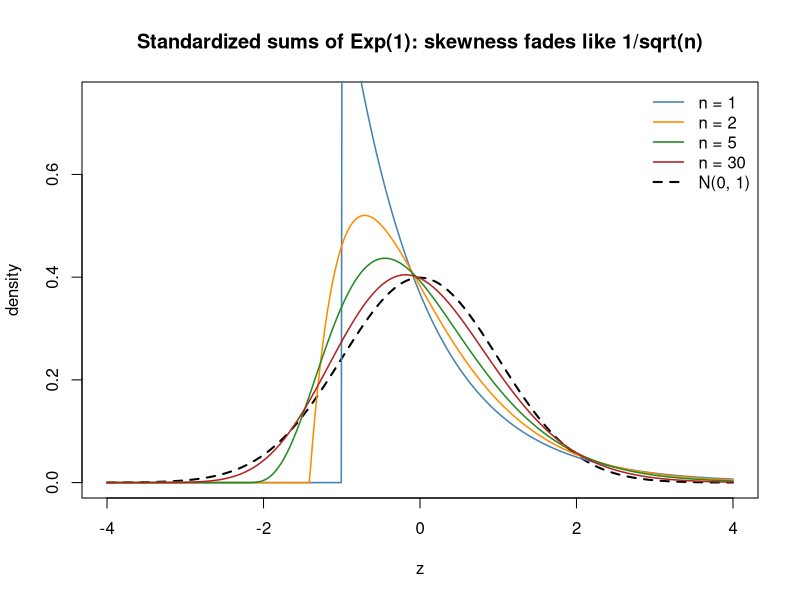

R code for this plot:
# Exact density of (S_n - n)/sqrt(n) for i.i.d. Exp(1) summands (S_n ~ Gamma(n, 1)) versus the N(0,1) density.
z <- seq(-4, 4, length.out = 800)
ns <- c(1, 2, 5, 30)
cols <- c("steelblue", "darkorange", "forestgreen", "firebrick")

plot(z, dnorm(z), type = "l", lwd = 2, lty = 2, ylim = c(0, 0.75), xlab = "z", ylab = "density",
     main = "Standardized sums of Exp(1): skewness fades like 1/sqrt(n)")
for (j in seq_along(ns)) {
  n <- ns[j]
  lines(z, dgamma(n + sqrt(n) * z, shape = n, rate = 1) * sqrt(n), col = cols[j], lwd = 1.5)
}
legend("topright", bty = "n", lty = c(rep(1, 4), 2), lwd = c(rep(1.5, 4), 2),
       col = c(cols, "black"), legend = c(paste("n =", ns), "N(0, 1)"))
